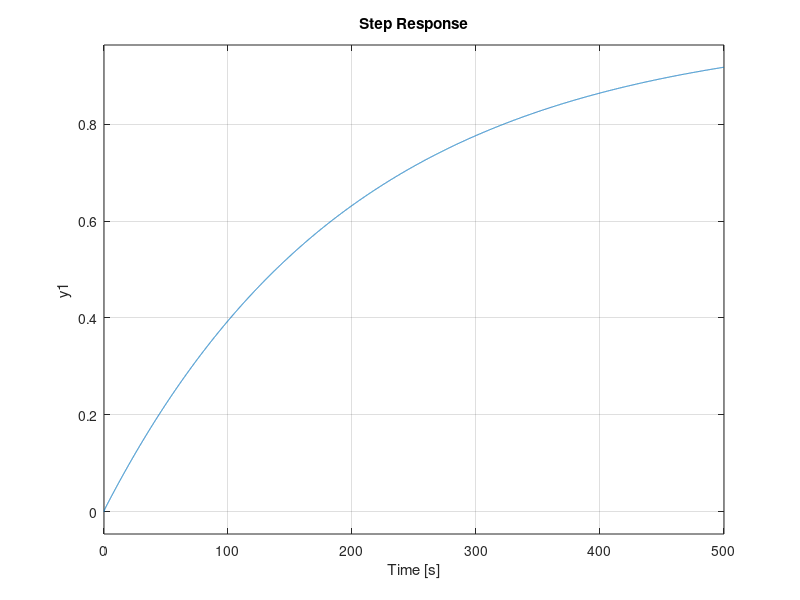

Reproduce this figure in MATLAB.
% test_pid.m
Kp = 0.1; Ki = 0.1; Kd = 0.01;
sys = tf(1,[1 10 20]);  % 简单二阶系统
C = pid(Kp,Ki,Kd);
T = feedback(C*sys,1);
step(T)
